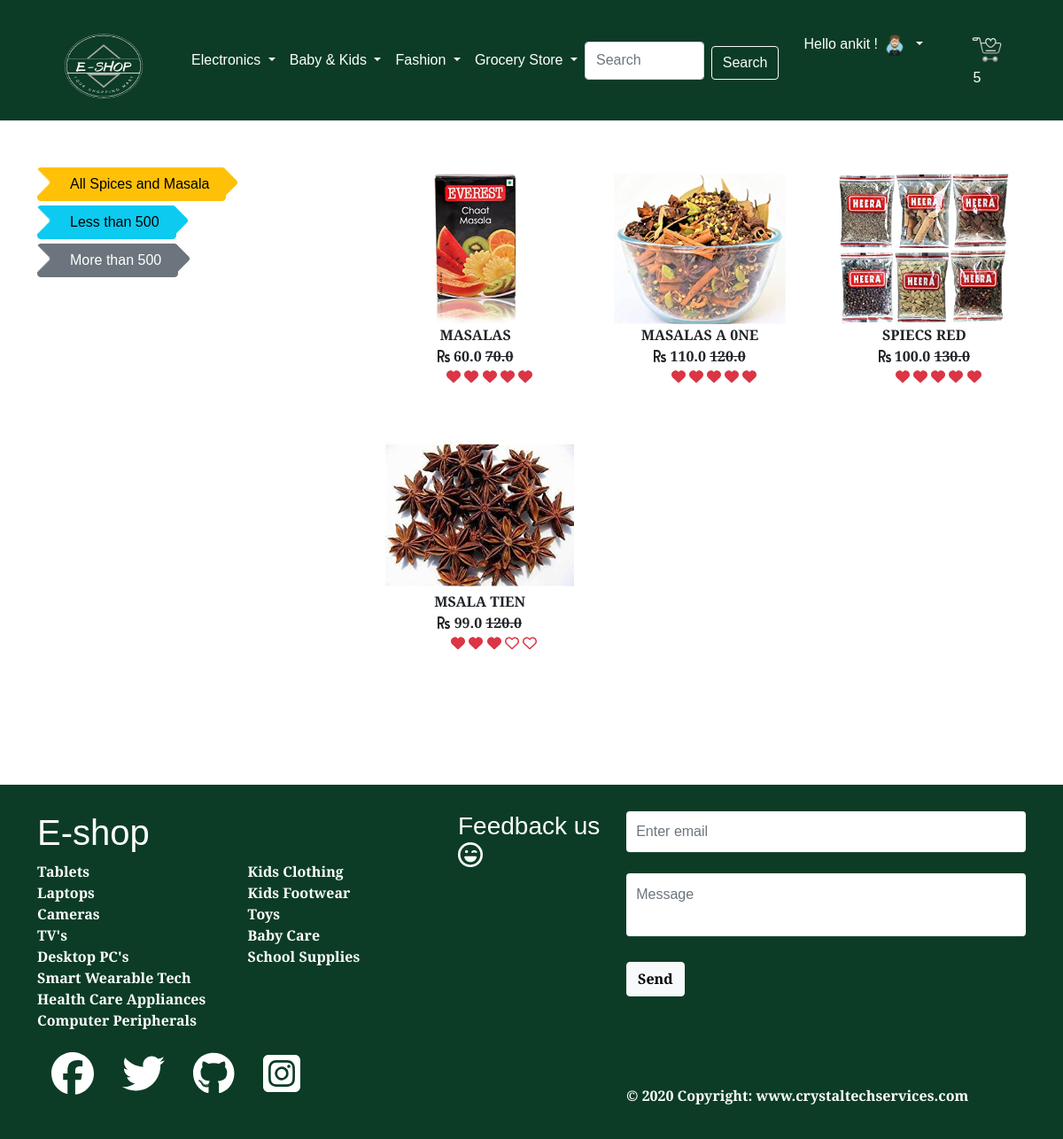
The app's page /SM (signed in) with its own data.
### app/models.py (models this page shows, shortened)
class Product(models.Model):
    title = models.CharField(max_length=200)
    selling_price = models.FloatField()
    discounted_price = models.FloatField()
    description = models.TextField()
    brand = models.CharField(max_length=200)
    category = models.CharField(choices = CATEGORY_CHOICES, max_length=2)
    product_image = models.ImageField(upload_to = 'productimg')
    quantity_available=models.IntegerField(default=100)
    ratings=models.IntegerField(default =5)
    offer=models.BooleanField(default=False)
    offer_value=models.IntegerField(default=10)

### app/views.py (the view)
# urls.py: path('SM',views.SpicesMasala,name='SM'),
@login_required
def SpicesMasala(request, data=None):
    if data == None:
        SM= Product.objects.filter(category='SM')
    elif data == 'above':
        SM = Product.objects.filter(
            category='SM').filter(discounted_price__gt=500)
    elif data == 'below':
        SM= Product.objects.filter(
            category='SM').filter(discounted_price__lt=500)
    if request.user.is_authenticated:
        totalitem = len(Cart.objects.filter(user=request.user))
    return render(request, 'app/SpicesMasala.html', {'SM': SM, 'totalitem': totalitem})

### app/templates/app/SpicesMasala.html (shortened to what this page needs)
{% extends 'app/base.html' %}
{% load static %}
{% block main-content %}
<div class="container my-5">
    <div class="row">
        <div class="col-sm-3">
            <div class="list-group">
                <link rel="stylesheet" href="{% static 'app/css/cat.css' %}">
                <a href="{% url 'SM' %}" class="list-group-item-action" aria-current="true"><button type="button" class="btn btn-warning btn-arrow-right">All
                    Spices and Masala</button></a>
                <a href="{% url 'SMdata' 'below' %}" class="list-group-item-action" aria-current="true"><button type="button" class="btn btn-info btn-arrow-right">Less
                    than 500</button></a>
                <a href="{% url 'SMdata' 'above' %}" class="list-group-item-action" aria-current="true"><button type="button" class="btn btn-secondary btn-arrow-right">More than 500</button></a>
            </div>
        </div>
        <div class="col-sm-8 offset-sm-1">
            <div class="row">
                {% for product in SM%}
                <div class="col-sm-4 text-center mb-4">
                    <a href="{% url 'product-detail' product.id %}" class="btn">
                        <div class="item">
                            <img src="{{product.product_image.url}}" alt="" height="170" class="">
                            <div class="fw-bold">{{product.title}}</div>
                             <div class="fw-bold"><i class="fas fa-rupee-sign"></i><large> {{product.discounted_price}}</large>
                           <strike> {{product.selling_price}}</strike>
                                                       {% if product.ratings == 0 %}
  <ul class="rating">
    <i class="far fa-heart fa-sm text-danger fa-1x"></i>
    <i class="far fa-heart fa-sm text-danger fa-1x"></i>
    <i class="far fa-heart fa-sm text-danger fa-1x"></i>
    <i class="far fa-heart fa-sm text-danger fa-1x"></i>
    <i class="far fa-heart fa-sm text-danger fa-1x"></i>
 </ul>
 {% elif product.ratings == 3 %}
 <ul class="rating">
    <i class="fas fa-heart fa-sm text-danger fa-1x"></i>
    <i class="fas fa-heart fa-sm text-danger fa-1x"></i>
    <i class="fas fa-heart fa-sm text-danger fa-1x"></i>
    <i class="far fa-heart fa-sm text-danger fa-1x"></i>
    <i class="far fa-heart fa-sm text-danger fa-1x"></i>
 </ul>
{%else%}
 <ul class="rating">
    <i class="fas fa-heart fa-sm text-danger fa-1x"></i>
    <i class="fas fa-heart fa-sm text-danger fa-1x"></i>
    <i class="fas fa-heart fa-sm text-danger fa-1x"></i>
    <i class="fas fa-heart fa-sm text-danger fa-1x"></i>
    <i class="fas fa-heart fa-sm text-danger fa-1x"></i>
 </ul>
{%endif%}
                            </div>
                        </div>
                    </a>
                </div>
                {% endfor %}
            </div>
        </div>
    </div>
</div>
{% endblock main-content %}

### app/templates/app/base.html (shortened to what this page needs)
<!doctype html>
{% load static %}
<html lang="en">
<head>
  <link href="https://cdn.jsdelivr.net/npm/bootstrap@5.0.0-beta1/dist/css/bootstrap.min.css" rel="stylesheet"
>
  <link rel="stylesheet" href="{% static 'app/css/owl.carousel.min.css' %}">
  <link rel="stylesheet" href="{% static 'app/css/all.min.css' %}">
  <link rel="stylesheet" href="{% static 'app/css/style.css' %}">
</head>
<body>
  <nav style="background-color:#0C3C26;" class="navbar navbar-expand-lg navbar-dark ">
    <div class="container">
      <a class="navbar-brand" href="/" style="font-size:3vw"><img style="vertical-align:middle,float:left, padding-left: 0em;;" src="{% static 'app/images/6.png' %}" alt="𝔢 𝔰𝔥𝔬𝔭" height="110px" width="150px" > </a>
      <div class="collapse navbar-collapse" id="navbarSupportedContent">
        <ul class="navbar-nav me-auto mb-2 mb-lg-0">
          <li class="nav-item dropdown">
            <a class="nav-link dropdown-toggle text-white" href="#" id="electronicsDropdown" role="button"
              data-bs-toggle="dropdown" aria-expanded="false">
              Electronics
            </a>
          </li>
           <li class="nav-item dropdown">
            <a class="nav-link dropdown-toggle text-white" href="#" id="electronicsDropdown" role="button"
              data-bs-toggle="dropdown" aria-expanded="false">
              Baby & Kids
            </a>
          </li>
          <li class="nav-item dropdown">
            <a class="nav-link dropdown-toggle text-white" href="#" id="fashionDropdown" role="button"
              data-bs-toggle="dropdown" aria-expanded="false">
              Fashion
            </a>
          </li>
           <li class="nav-item dropdown">
            <a class="nav-link dropdown-toggle text-white" href="#" id="fashionDropdown" role="button"
              data-bs-toggle="dropdown" aria-expanded="false">
              Grocery Store
            </a>
          </li>
        </ul>
        <form method='get' action="/search" class="d-flex">
          <input class="form-control me-2" type="search" placeholder="Search" aria-label="Search" name="search" id='search'>
          <button class="btn btn-outline-light" type="submit">Search</i></button>
        </form>
        <div>
          <ul class="navbar-nav me-auto mb-2 mb-lg-0">
            {% if request.user.is_authenticated %}
            <li class="nav-item dropdown mx-1 " >
              <a class="nav-link dropdown-toggle text-white p-4" href="#" id="profileDropdown" role="button"
                data-bs-toggle="dropdown" aria-expanded="false">
               Hello {{request.user}} ! <img src="{% static 'app/images/admin.png' %}" width='30' height='30' >
              </a>
            </li>
            <li class="nav-item mx-0 p-3">
          <a href="{% url 'showcart' %}" class="nav-link text-white">{{totalitem}}</a>
            </li>
            {% endif %}
          </ul>
        </div>
      </div>
    </div>
  </nav>
  {% block main-content %} {% endblock main-content %}
  <link rel="stylesheet" href="{% static 'app/css/footer.css' %}">
<footer style="background-color:#0C3C26;" class="footer ">
    <div class="container  ">
        <div class="row ">
            <div class="col-md-5">
                <h1>E-shop</h1>
                <div class="row">
                    <div class="col-6">
                        <ul class="list-unstyled">
                          <b>  <li><a href="{% url 'tablets' %}">Tablets </a></li>
              <li><a href="{% url 'laptop' %}">Laptops </a></li>
              <li><a  href="{% url 'camera' %}">Cameras </a></li>
              <li><a  href="{% url 'tv' %}">TV's</a></li>
              <li><a href="{% url 'PC' %}">Desktop PC's</a></li>
              <li><a  href="{% url 'smart' %}">Smart Wearable Tech</a></li>
              <li><a  href="{% url 'health' %}">Health Care Appliances</a></li>
              <li><a  href="{% url 'cp' %}">Computer Peripherals</a></li></b>
                        </ul>
                    </div>
                    <div class="col-6">
                        <ul class="list-unstyled">
                         <b>  <li><a  href="{% url 'KC' %}">Kids Clothing</a></li>
              <li><a href="{% url 'KF' %}">Kids Footwear</a></li>
              <li><a href="{% url 'TO' %}">Toys</a></li>
              <li><a  href="{% url 'BC' %}">Baby Care</a></li>
               <li><a  href="{% url 'SS' %}">School Supplies</a></li></b>
                        </ul>
                    </div>
                </div>
                <ul class="nav">
                    <li class="nav-item"><a href="" class="nav-link pl-0"><i class='fab fa-facebook fa-spin fa-3x'></i></i></a></li>
                    <li class="nav-item"><a href="" class="nav-link"><i class='fab fa-twitter fa-spin fa-3x'></i></a></li>
                    <li class="nav-item"><a href="https://github.com/yashasvi246" class="nav-link"><i class='fab fa-github fa-spin fa-3x'></i></a></li>
                    <li class="nav-item"><a href="" class="nav-link"><i class='fab fa-instagram-square fa-spin fa-3x'></i>
</a></li>
                </ul>
                <br>
            </div>
            <div class="col-md-2">
                <h3 class="text-md-right">Feedback us <i class="far fa-laugh-wink fa-spin fa-1x"></i></h3>
            </div>
            <div class="col-md-5">
                <form>
                    <fieldset class="form-group">
                        <input type="email" class="form-control" id="exampleInputEmail1" placeholder="Enter email">
                    </fieldset>
                    <fieldset class="form-group"><br>
                        <textarea class="form-control" id="exampleMessage" placeholder="Message" ></textarea>
                    </fieldset>
                    <fieldset class="form-group text-xs-right">
                    <br>
                        <button type="button" class="btn btn-light"><b>Send<b></button>
                    </fieldset>
                </form>
                <br>
                <br>
                <br>
                <br>
                © 2020 Copyright:
    <a class="text-white" href="https://www.crystaltechservices.com/">www.crystaltechservices.com</a>
            </div>
  </div>
    </div>
</footer>
</body>
</html>

### app/static/app/css/cat.css (style rules this page uses)
body { padding: 0px; }
.btn { margin-top: 5px; }
.btn-arrow-right, .btn-arrow-left { position: relative; padding-left: 18px; padding-right: 18px; }
.btn-arrow-right { padding-left: 36px; }
.btn-arrow-right:before, .btn-arrow-right:after, .btn-arrow-left:before, .btn-arrow-left:after { content: ""; position: absolute; top: 5px; width: 22px; height: 22px; background: inherit; border: inherit; border-left-color: transparent; border-bottom-color: transparent; border-radius: 0px 4px 0px 0px; -webkit-border-radius: 0px 4px 0px 0px; -moz-border-radius: 0px 4px 0px 0px; }
.btn-arrow-right:before, .btn-arrow-right:after { transform: rotate(45deg); -webkit-transform: rotate(45deg); -moz-transform: rotate(45deg); -o-transform: rotate(45deg); -ms-transform: rotate(45deg); }
.btn-arrow-right:before, .btn-arrow-left:before { left: -11px; }
.btn-arrow-right:after, .btn-arrow-left:after { right: -11px; }
.btn-arrow-right:after, .btn-arrow-left:before { z-index: 1; }
.btn-arrow-right:before, .btn-arrow-left:after { background-color: white; }

### app/static/app/css/footer.css (style rules this page uses)
body { font-family: 'Alegreya Sans', sans-serif; }
html { position: relative; min-height: 100%; }
body { margin-bottom: 500px; }
.footer { position: absolute; bottom: 0; width: 100%; height: 400px; }
footer { padding-top: 30px; background-color: #0275d8; color: #fff; }
footer a { color: #fff; text-decoration:none; }
footer .form-control { background-color: #FFF; box-shadow: 0 1px 0 0 rgba(255, 255, 255, 0.1); border: none; resize: none; color: #000; padding: 0.7em 0.7em; }

### records on screen
Product: product_image (picture), title "MASALAS", discounted_price "60.0", selling_price "70.0"
Product: product_image (picture), title "MASALAS A 0NE", discounted_price "110.0", selling_price "120.0"
Product: product_image (picture), title "SPIECS RED", discounted_price "100.0", selling_price "130.0"
Product: product_image (picture), title "MSALA TIEN", discounted_price "99.0", selling_price "120.0", ratings 3 (drawn)

### other values on screen
{{ request.user }} "ankit"
{{ totalitem }} "5"
